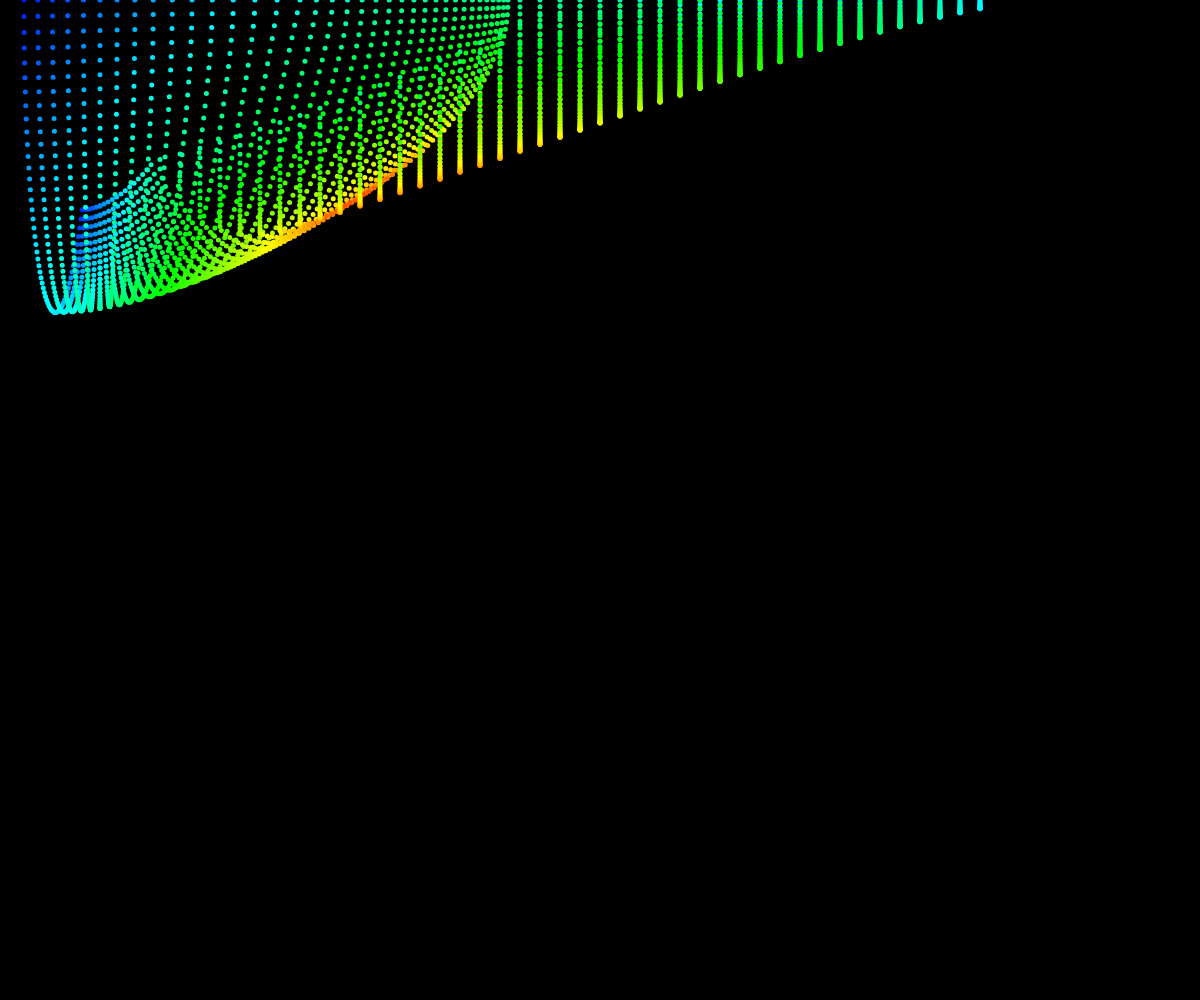
Frame 1 (no input)
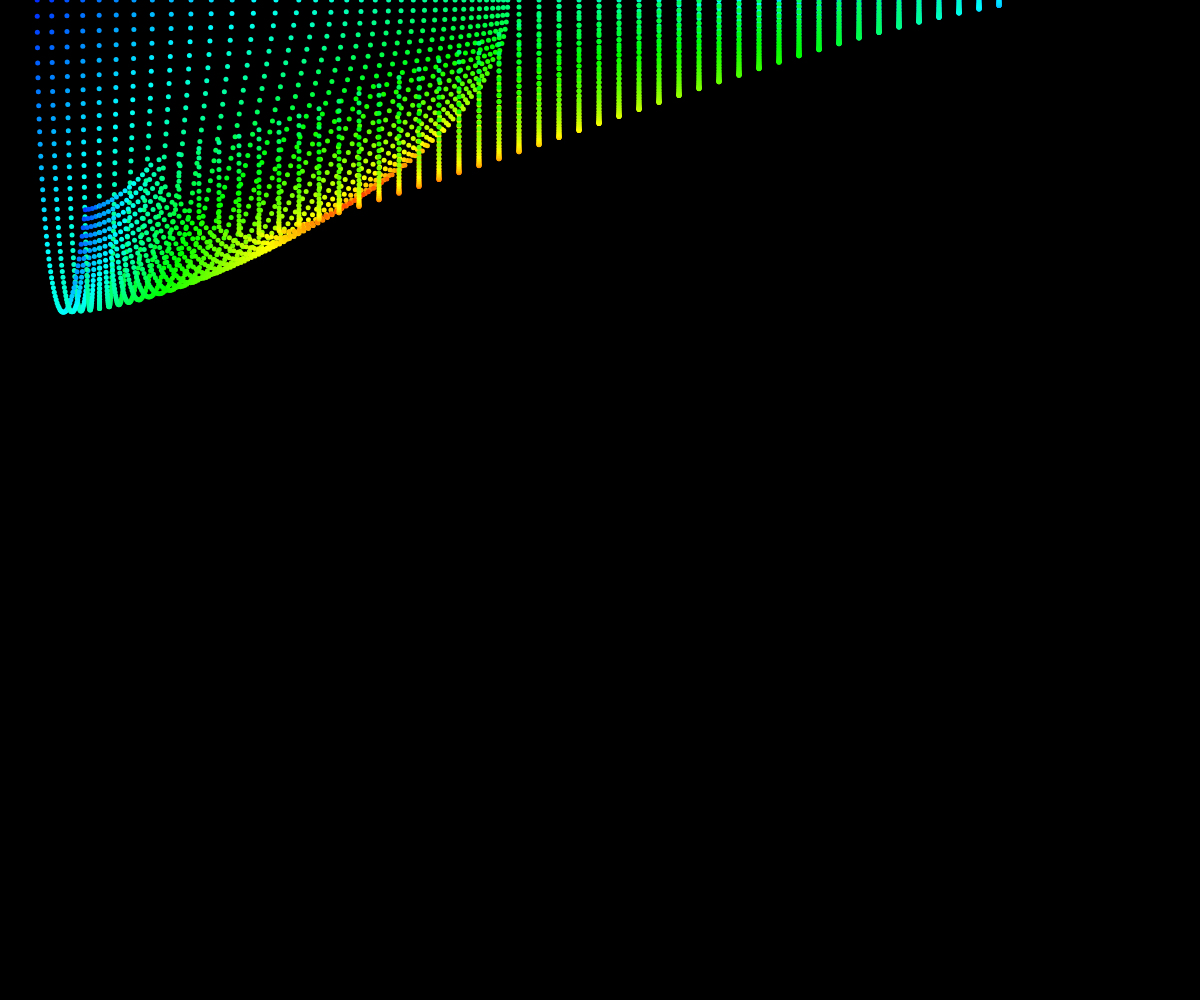
Frame 60 (no input)
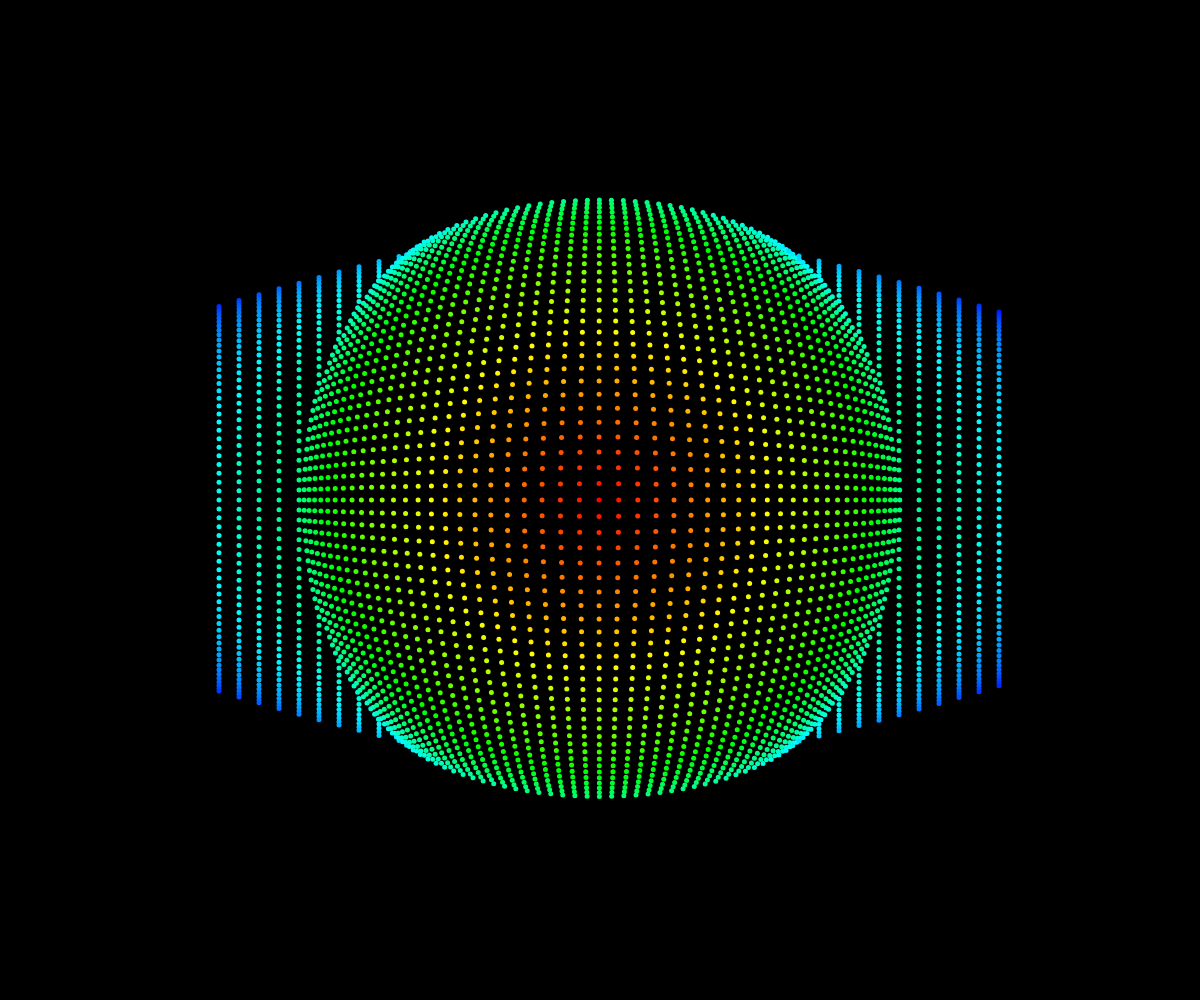
Frame 120 (the mouse pressed at the canvas centre since frame 60)

The p5.js sketch that drew these frames (run headless with seeded random() and noise() and a simulated clock; from frame 60 on, the mouse is pressed at the canvas centre):

// p5.js sketch
// ── sketch.js
//Author: Daniel Krajnak

//x position of dots
var x;
//y position of dots
var y;

var p=.0008;
var numberOfRows=60;
var numberOfCollumns=60;

function setup() {
  colorMode(HSB, windowWidth, 100, 100);
  createCanvas(windowWidth, windowHeight);
 
  //Initialize grid of dots
  x= new Array(numberOfRows*numberOfCollumns);
  y= new Array(numberOfRows*numberOfCollumns);
  
  var currentRow=0;
  var currentCollumn =0;
  for(var i=0; i<(numberOfRows*numberOfCollumns); i++) {
    x[i]= currentCollumn*(windowWidth/numberOfCollumns);
    y[i]= currentRow*windowHeight/numberOfRows;
    currentRow++;
    if (currentRow==numberOfRows) {
      currentRow=0;
      currentCollumn++;
    }
  }
}

function draw() {
	//Make background black.
  background(0, 0, 0);
  noStroke();
  for (var i=0; i< (numberOfRows*numberOfCollumns); i++) {
   
    //format: fill(hue, saturation, brightness);
    //the code: fill(distance from center, max saturation, max brightness);
    fill(sqrt(pow(windowWidth/2-x[i], 2)+pow(windowHeight/2-y[i], 2)),100,100);
    
    //Ok, I'm going to be honest with you, this was one of the first programs
    //I made, and I coded it poorly and as a result.  I could fix most of it, but
    //I have no idea how this part actually works.
    ellipse(constrain(x[i]+(constrain(mouseX, 100, windowWidth-100)-x[i])*sqrt(pow(constrain(mouseX, 300, 900)-x[i], 2)+pow(mouseY-y[i], 2))*p, x[i]-200, x[i]+200), y[i]+(mouseY-y[i])*sqrt(pow(mouseX-x[i], 2)+pow(mouseY-y[i], 2))*p, 5, 5);
    
    //Move the dots across the page
    if (mouseX<=windowWidth/2) {
      x[i]=x[i]+1;
      x[i]=x[i]%windowWidth;
    } else {
      x[i]=x[i]-1;
      if (x[i]<=0) {
        x[i]=windowWidth;
      }
    }
  }
}
